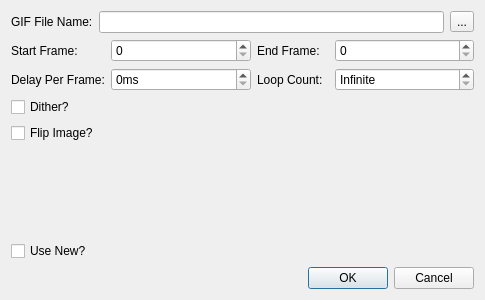
<?xml version="1.0" encoding="UTF-8"?>
<ui version="4.0">
 <class>CGIFWriterOptions</class>
 <widget class="QDialog" name="CGIFWriterOptions">
  <property name="geometry">
   <rect>
    <x>0</x>
    <y>0</y>
    <width>485</width>
    <height>300</height>
   </rect>
  </property>
  <property name="windowTitle">
   <string>Dialog</string>
  </property>
  <layout class="QGridLayout" name="gridLayout">
   <item row="2" column="0">
    <widget class="QLabel" name="label_4">
     <property name="text">
      <string>Delay Per Frame:</string>
     </property>
    </widget>
   </item>
   <item row="1" column="1">
    <widget class="QSpinBox" name="startFrame">
     <property name="sizePolicy">
      <sizepolicy hsizetype="MinimumExpanding" vsizetype="Fixed">
       <horstretch>0</horstretch>
       <verstretch>0</verstretch>
      </sizepolicy>
     </property>
    </widget>
   </item>
   <item row="7" column="0" colspan="5">
    <widget class="QDialogButtonBox" name="buttonBox">
     <property name="orientation">
      <enum>Qt::Horizontal</enum>
     </property>
     <property name="standardButtons">
      <set>QDialogButtonBox::Cancel|QDialogButtonBox::Ok</set>
     </property>
    </widget>
   </item>
   <item row="2" column="2">
    <widget class="QLabel" name="label_5">
     <property name="text">
      <string>Loop Count:</string>
     </property>
    </widget>
   </item>
   <item row="0" column="0" colspan="5">
    <layout class="QHBoxLayout" name="horizontalLayout">
     <item>
      <widget class="QLabel" name="label_3">
       <property name="text">
        <string>GIF File Name:</string>
       </property>
      </widget>
     </item>
     <item>
      <widget class="QLineEdit" name="fileName"/>
     </item>
     <item>
      <widget class="QToolButton" name="selectGIFFile">
       <property name="text">
        <string>...</string>
       </property>
       <property name="icon">
        <iconset resource="../UI/application.qrc">
         <normaloff>:/resources/open.png</normaloff>:/resources/open.png</iconset>
       </property>
      </widget>
     </item>
    </layout>
   </item>
   <item row="1" column="4">
    <widget class="QSpinBox" name="endFrame">
     <property name="sizePolicy">
      <sizepolicy hsizetype="MinimumExpanding" vsizetype="Fixed">
       <horstretch>0</horstretch>
       <verstretch>0</verstretch>
      </sizepolicy>
     </property>
    </widget>
   </item>
   <item row="1" column="2" colspan="2">
    <widget class="QLabel" name="label_2">
     <property name="text">
      <string>End Frame:</string>
     </property>
    </widget>
   </item>
   <item row="4" column="0" colspan="5">
    <widget class="QCheckBox" name="flipImage">
     <property name="text">
      <string>Flip Image?</string>
     </property>
    </widget>
   </item>
   <item row="5" column="0">
    <spacer name="verticalSpacer">
     <property name="orientation">
      <enum>Qt::Vertical</enum>
     </property>
     <property name="sizeHint" stdset="0">
      <size>
       <width>20</width>
       <height>100</height>
      </size>
     </property>
    </spacer>
   </item>
   <item row="2" column="1">
    <widget class="QSpinBox" name="delay">
     <property name="sizePolicy">
      <sizepolicy hsizetype="MinimumExpanding" vsizetype="Fixed">
       <horstretch>0</horstretch>
       <verstretch>0</verstretch>
      </sizepolicy>
     </property>
     <property name="suffix">
      <string>ms</string>
     </property>
     <property name="maximum">
      <number>100000</number>
     </property>
    </widget>
   </item>
   <item row="2" column="4">
    <widget class="QSpinBox" name="loopCount">
     <property name="specialValueText">
      <string>Infinite</string>
     </property>
    </widget>
   </item>
   <item row="1" column="0">
    <widget class="QLabel" name="label">
     <property name="text">
      <string>Start Frame:</string>
     </property>
    </widget>
   </item>
   <item row="3" column="0" colspan="5">
    <widget class="QCheckBox" name="dither">
     <property name="text">
      <string>Dither?</string>
     </property>
    </widget>
   </item>
   <item row="6" column="0" colspan="5">
    <widget class="QCheckBox" name="useNew">
     <property name="text">
      <string>Use New?</string>
     </property>
    </widget>
   </item>
  </layout>
 </widget>
 <tabstops>
  <tabstop>fileName</tabstop>
  <tabstop>selectGIFFile</tabstop>
  <tabstop>startFrame</tabstop>
  <tabstop>endFrame</tabstop>
  <tabstop>delay</tabstop>
  <tabstop>loopCount</tabstop>
  <tabstop>dither</tabstop>
  <tabstop>flipImage</tabstop>
 </tabstops>
 <resources>
  <include location="../UI/application.qrc"/>
 </resources>
 <connections>
  <connection>
   <sender>buttonBox</sender>
   <signal>accepted()</signal>
   <receiver>CGIFWriterOptions</receiver>
   <slot>accept()</slot>
   <hints>
    <hint type="sourcelabel">
     <x>248</x>
     <y>254</y>
    </hint>
    <hint type="destinationlabel">
     <x>157</x>
     <y>274</y>
    </hint>
   </hints>
  </connection>
  <connection>
   <sender>buttonBox</sender>
   <signal>rejected()</signal>
   <receiver>CGIFWriterOptions</receiver>
   <slot>reject()</slot>
   <hints>
    <hint type="sourcelabel">
     <x>316</x>
     <y>260</y>
    </hint>
    <hint type="destinationlabel">
     <x>286</x>
     <y>274</y>
    </hint>
   </hints>
  </connection>
 </connections>
</ui>
